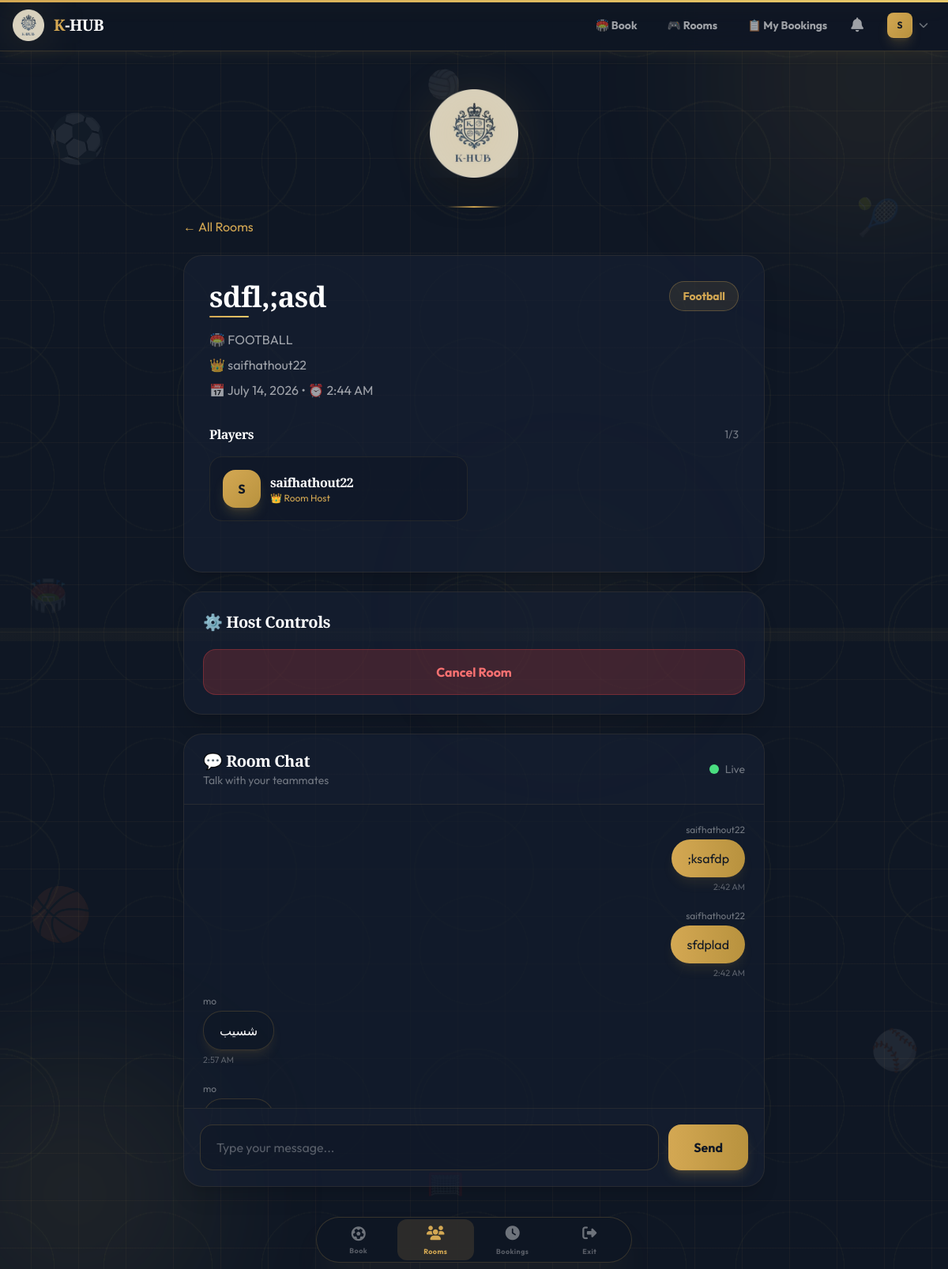
/teams/rooms/6/ (signed in), run on the app's committed database.
### accounts/models.py (models this page shows, shortened)
class User(AbstractBaseUser, PermissionsMixin):
    ROLE_CHOICES = [
        ('PLAYER', 'Player'),
        ('VENUE_OWNER', 'Venue Owner'),
        ('ADMIN', 'Admin'),
    ]
    email = models.EmailField(unique=True, db_index=True)
    username = models.CharField(max_length=50, unique=True, null=True, blank=True)
    role = models.CharField(max_length=20, choices=ROLE_CHOICES, default='PLAYER')
    is_active = models.BooleanField(default=True)
    is_staff = models.BooleanField(default=False)
    date_joined = models.DateTimeField(default=timezone.now)
    objects = UserManager()
    USERNAME_FIELD = 'email'
    REQUIRED_FIELDS = []
    class Meta:
        indexes = [
            models.Index(fields=['email']),
            models.Index(fields=['role']),
        ]
    @property
    def is_player(self):
        return self.role == 'PLAYER'

### teams/models.py (models this page shows, shortened)
class GameRoom(models.Model):
    STATUS_CHOICES = [
        ('OPEN', 'Open'),
        ('FULL', 'Full'),
        ('STARTED', 'Started'),
        ('CANCELLED', 'Cancelled'),
    ]
    SPORT_CHOICES = [
        ('FOOTBALL', 'Football'),
        ('PADEL', 'Padel'),
        ('PADOAL', 'Padoal'),
    ]
    title = models.CharField(max_length=100)
    host = models.ForeignKey(
        settings.AUTH_USER_MODEL,
        on_delete=models.CASCADE,
        related_name='hosted_rooms'
    )
    sport_type = models.CharField(max_length=20, choices=SPORT_CHOICES)
    max_players = models.IntegerField(default=4)
    date = models.DateField()
    time = models.TimeField()
    city = models.CharField(max_length=100, default='Cairo', blank=True)
    is_active = models.BooleanField(default=True)
    status = models.CharField(max_length=20, choices=STATUS_CHOICES, default='OPEN')
    created_at = models.DateTimeField(auto_now_add=True)
    def players_joined(self):
        return RoomPlayer.objects.filter(room=self, status='JOINED').count()

class RoomPlayer(models.Model):
    STATUS_CHOICES = [
        ('JOINED', 'Joined'),
        ('LEFT', 'Left'),
    ]
    room = models.ForeignKey(GameRoom, on_delete=models.CASCADE, related_name='players')
    player = models.ForeignKey(
        settings.AUTH_USER_MODEL,
        on_delete=models.CASCADE,
        related_name='room_players'
    )
    status = models.CharField(max_length=10, choices=STATUS_CHOICES, default='JOINED')
    joined_at = models.DateTimeField(auto_now_add=True)
    class Meta:
        unique_together = ['room', 'player']

class RoomChat(models.Model):
    room = models.ForeignKey(GameRoom, on_delete=models.CASCADE, related_name='chats')
    sender = models.ForeignKey(
        settings.AUTH_USER_MODEL,
        on_delete=models.CASCADE,
        related_name='room_chats'
    )
    message = models.TextField()
    created_at = models.DateTimeField(auto_now_add=True)
    class Meta:
        ordering = ['created_at']

### teams/views.py (the view)
# urls.py: path('rooms/<int:room_id>/', views.room_detail, name='room_detail'),
@player_required
def room_detail(request, room_id):
    room = get_object_or_404(GameRoom, id=room_id)
    players = RoomPlayer.objects.filter(room=room).select_related('player')
    chat_messages = RoomChat.objects.filter(room=room).order_by('created_at')[:50]
    players_count = players.count()
    is_host = request.user == room.host
    is_in_room = RoomPlayer.objects.filter(room=room, player=request.user).exists()
    spots_left = room.max_players - players_count
    context = {
        'room': room,
        'players': players,
        'chat_messages': chat_messages,
        'is_host': is_host,
        'is_in_room': is_in_room,
        'spots_left': spots_left,
    }
    return render(request, 'teams/room_detail.html', context)

### notifications/context_processors.py (called while the page is built)
def unread_count(request):
    if request.user.is_authenticated:
        count = Notification.objects.filter(user=request.user, is_read=False).count()
        return {'unread_notifications_count': count}
    return {'unread_notifications_count': 0}

### teams/templates/teams/room_detail.html (shortened to what this page needs)
{% extends 'base.html' %}
{% load static %}
{% block content %}
<div class="max-w-3xl mx-auto animate-fade-up px-4">
    <a href="{% url 'teams:room_list' %}"
       class="inline-flex items-center gap-2 mb-6 text-[#D4A853] hover:text-[#E8C96A] transition">
        ← All Rooms
    </a>
    <div class="rounded-3xl bg-[#162035]/60 backdrop-blur-xl border border-[#D4A853]/10 shadow-xl p-8 hover:border-[#D4A853]/30 transition">
        <div class="flex justify-between items-start">
            <div>
                <h1 class="text-4xl font-black text-white">{{ room.title }}</h1>
                <div class="gold-line mt-2"></div>
                <div class="mt-4 space-y-2 text-white/60">
                    <p>🏟️ {{ room.court_name|default:room.sport_type }}</p>
                    <p>👑 {{ room.host.username }}</p>
                    <p>📅 {{ room.date }} {% if room.time %}• ⏰ {{ room.time|time:"g:i A" }}{% endif %}</p>
                </div>
            </div>
            <span class="bg-[#D4A853]/10 text-[#D4A853] rounded-full px-4 py-2 font-bold text-sm border border-[#D4A853]/30">
                {{ room.get_sport_type_display }}
            </span>
        </div>
        <div class="mt-8">
            <div class="flex justify-between items-center mb-4">
                <h2 class="font-bold text-white">Players</h2>
                <span class="text-sm text-white/40">{{ room.players_joined }}/{{ room.max_players }}</span>
            </div>
            <div class="grid md:grid-cols-2 gap-4">
                {% for rp in players %}
                <div class="rounded-2xl bg-[#0f1724]/50 border border-[#D4A853]/10 p-4 flex items-center justify-between hover:border-[#D4A853]/30 transition">
                    <div class="flex items-center gap-3">
                        <div class="w-12 h-12 rounded-2xl bg-gradient-to-br from-[#D4A853] to-[#B8923E] text-[#0f1724] flex items-center justify-center font-bold shadow-lg shadow-[#D4A853]/20">
                            {{ rp.player.username|first|upper }}
                        </div>
                        <div>
                            <h3 class="font-semibold text-white">{{ rp.player.username }}</h3>
                            {% if rp.player == room.host %}
                            <p class="text-xs text-[#D4A853]">👑 Room Host</p>
                            {% endif %}
                        </div>
                    </div>
                </div>
                {% endfor %}
            </div>
        </div>
    </div>
    {% if is_host %}
    <div class="mt-6 rounded-3xl bg-[#162035]/60 backdrop-blur-xl border border-[#D4A853]/10 shadow-xl p-6 hover:border-[#D4A853]/30 transition">
        <h2 class="text-xl font-bold text-white mb-5">⚙️ Host Controls</h2>
        <a href="{% url 'teams:cancel_room' room.id %}"
           class="block text-center bg-red-500/20 border border-red-500/30 text-red-400 hover:bg-red-500 hover:text-white rounded-2xl py-4 font-bold transition">
            Cancel Room
        </a>
    </div>
    {% endif %}
<div class="mt-6 rounded-3xl bg-[#162035]/60 backdrop-blur-xl border border-[#D4A853]/10 shadow-xl overflow-hidden hover:border-[#D4A853]/30 transition">
    <div class="px-6 py-5 border-b border-[#D4A853]/10 flex items-center justify-between">
        <div>
            <h2 class="text-xl font-bold text-white">💬 Room Chat</h2>
            <p class="text-sm text-white/40">Talk with your teammates</p>
        </div>
        <div class="flex items-center gap-2">
            <span class="w-3 h-3 rounded-full bg-green-400 animate-pulse" id="online-indicator"></span>
            <span class="text-sm text-white/40">Live</span>
        </div>
    </div>
    <div id="chat-box" class="h-96 overflow-y-auto p-6 space-y-5 bg-[#0f1724]/30">
        {% for msg in chat_messages %}
        <div class="flex {% if msg.sender == request.user %}justify-end{% else %}justify-start{% endif %}">
            <div class="max-w-[80%]">
                <p class="text-xs text-white/40 mb-1 {% if msg.sender == request.user %}text-right{% endif %}">
                    {{ msg.sender.username }}
                </p>
                <div class="{% if msg.sender == request.user %}bg-gradient-to-r from-[#D4A853] to-[#B8923E] text-[#0f1724]{% else %}bg-[#0f1724]/50 border border-[#D4A853]/20 text-white{% endif %} rounded-3xl px-5 py-3 shadow-lg shadow-[#D4A853]/10">
                    {{ msg.message }}
                </div>
                <p class="text-[11px] text-white/30 mt-1 {% if msg.sender == request.user %}text-right{% endif %}">
                    {{ msg.created_at|time:"g:i A" }}
                </p>
            </div>
        </div>
        {% empty %}
        <div class="text-center py-24">
            <div class="text-5xl mb-3">💬</div>
            <p class="text-white/40">No messages yet.</p>
            <p class="text-sm text-white/30">Be the first to say hello!</p>
        </div>
        {% endfor %}
    </div>
    {% if is_in_room %}
    <div class="border-t border-[#D4A853]/10 p-5">
        <form method="POST" id="chat-form" class="flex gap-3">
            <input type="text"
                   name="message"
                   id="chat-input"
                   autocomplete="off"
                   placeholder="Type your message..."
                   class="flex-1 rounded-2xl border border-[#D4A853]/20 bg-[#0f1724]/50 text-white placeholder-white/30 px-5 py-4 outline-none focus:border-[#D4A853] focus:ring-2 focus:ring-[#D4A853]/30 transition">
            <button type="submit"
                    class="bg-gradient-to-r from-[#D4A853] to-[#B8923E] hover:from-[#E8C96A] hover:to-[#C9A227] text-[#0f1724] rounded-2xl px-8 font-bold transition shadow-lg shadow-[#D4A853]/20 hover:shadow-[#D4A853]/40">
                Send
            </button>
        </form>
    </div>
    {% endif %}
</div>
{% endblock %}

### templates/navbar.html (shortened to what this page needs)
{% load static %}
<nav class="hidden md:block bg-[#0f1724]/95 backdrop-blur-xl border-b border-[#D4A853]/20 sticky top-0 z-50 shadow-lg shadow-[#D4A853]/5">
    <div class="container mx-auto px-4 max-w-7xl">
        <div class="flex items-center justify-between h-16">
            <a href="/" class="flex items-center gap-3 transition hover:scale-105 duration-300">
                <div class="relative">
                    <img src="{% static 'img/logo.png' %}" alt="K-HUB" class="w-10 h-10  ">
                </div>
                <span class="text-xl font-black tracking-tight text-white" style="font-family: 'Cinzel', serif;">
                    <span class="text-[#D4A853]">K</span>-HUB
                </span>
            </a>
            {% if user.is_authenticated %}
            <div class="flex items-center gap-1">
                {% if user.is_player %}
                    <a href="{% url 'booking:browse_fields' %}" class="px-4 py-2 text-sm font-bold text-white/60 hover:text-[#D4A853] hover:bg-[#D4A853]/10 rounded-lg transition border border-transparent hover:border-[#D4A853]/20">
                        🏟️ Book
                    </a>
                    <a href="{% url 'teams:room_list' %}" class="px-4 py-2 text-sm font-bold text-white/60 hover:text-[#D4A853] hover:bg-[#D4A853]/10 rounded-lg transition border border-transparent hover:border-[#D4A853]/20">
                        🎮 Rooms
                    </a>
                    <a href="{% url 'booking:history' %}" class="px-4 py-2 text-sm font-bold text-white/60 hover:text-[#D4A853] hover:bg-[#D4A853]/10 rounded-lg transition border border-transparent hover:border-[#D4A853]/20">
                        📋 My Bookings
                    </a>
                {% endif %}
                <a href="{% url 'notifications:list' %}" class="relative p-2 text-white/60 hover:text-[#D4A853] transition border border-transparent hover:border-[#D4A853]/20 rounded-lg hover:bg-[#D4A853]/10">
                    <i class="fas fa-bell text-lg"></i>
                </a>
                <div class="relative ml-2">
                    <button onclick="document.getElementById('userDropdown').classList.toggle('hidden')" class="flex items-center gap-2 p-2 hover:bg-[#D4A853]/10 rounded-lg transition border border-transparent hover:border-[#D4A853]/20">
                        <div class="w-8 h-8 rounded-lg bg-gradient-to-br from-[#D4A853] to-[#B8923E] flex items-center justify-center text-[#0f1724] font-bold text-xs shadow-lg shadow-[#D4A853]/20 border border-[#D4A853]/30">
                            {{ user.username|first|upper }}
                        </div>
                        <i class="fas fa-chevron-down text-xs text-white/40"></i>
                    </button>
                </div>
            </div>
            {% endif %}
        </div>
    </div>
</nav>

### templates/base.html (style rules this page uses)
:root { --gold: #D4A853; --gold-light: #E8C96A; --gold-dark: #B8923E; --gold-glow: rgba(212, 168, 83, 0.3); --navy: #0f1724; --navy-dark: #0A0F1E; --navy-light: #1A2A4A; --navy-card: #162035; --beige: #F0E8D8; --beige-light: #F8F4EC; --cream: #FDFBF7; --white: #FFFFFF; --shadow: rgba(15, 23, 36, 0.3); --shadow-gold: rgba(212, 168, 83, 0.15); }
* { margin: 0; padding: 0; box-sizing: border-box; }
body { background: var(--navy); color: var(--beige); min-height: 100vh; font-family: 'Outfit', sans-serif; font-weight: 400; overflow-x: hidden; -webkit-font-smoothing: antialiased; position: relative; }
body::before { content: ''; position: fixed; inset: 0; background-image: repeating-linear-gradient(0deg, transparent, transparent 39px, rgba(212,168,83,0.05) 39px, rgba(212,168,83,0.05) 40px), repeating-linear-gradient(90deg, transparent, transparent 39px, rgba(212,168,83,0.05) 39px, rgba(212,168,83,0.05) 40px), radial-gradient(circle at 50% 50%, transparent 0%, transparent 35%, rgba(212,168,83,0.04) 35%, rgba(212,168,83,0.04) 36%, transparent 36%), radial-gradient(circle at 50% 50%, transparent 0%, transparent 48%, rgba(212,168,83,0.04) 48%, rgba(212,168,83,0.04) 49%, transparent 49%), repeating-linear-gradient(180deg, transparent, transparent 49.5%, rgba(212,168,83,0.04) 49.5%, rgba(212,168,83,0.04) 50.5%, transparent 50.5%); background-size: 60px 60px, 60px 60px, 300px 300px, 200px 200px, 100% 100%; background-position: 0 0, 0 0, 50% 50%, 50% 50%, 50% 50%; pointer-events: none; z-index: 0; }
h1, h2, h3, h4 { font-family: 'Cinzel', serif; font-weight: 700; letter-spacing: -0.5px; }
body::after { content: ''; position: fixed; top: 0; left: 0; right: 0; height: 3px; background: linear-gradient(90deg, var(--gold), var(--gold-light), var(--gold-dark), var(--gold)); background-size: 300% 100%; animation: goldSlide 3s linear infinite; z-index: 100; box-shadow: 0 0 30px rgba(212, 168, 83, 0.2); }
.gold-line { width: 50px; height: 2px; background: linear-gradient(90deg, var(--gold), var(--gold-light)); border-radius: 4px; margin: 8px 0; }
.animate-fade-up { animation: fadeUp 0.6s cubic-bezier(0.4, 0, 0.2, 1) forwards; }

### teams/templates/teams/room_detail.html (style rules this page uses)
.gold-line { width: 50px; height: 2px; background: linear-gradient(90deg, #D4A853, #E8C96A); border-radius: 4px; margin: 4px 0 8px 0; }

### data on the page
User: username|first "S"
GameRoom: title "sdfl,;asd", court_name "FOOTBALL", host.username "saifhathout22", date "July 14, 2026", time "2:44 AM", sport_type "Football", players_joined "1", max_players "3"
RoomPlayer: player.username|first "S", player.username "saifhathout22", shows "👑 Room Host"
RoomChat: sender.username "saifhathout22", message ";ksafdp", created_at "2:42 AM"
RoomChat: sender.username "saifhathout22", message "sfdplad", created_at "2:42 AM"
RoomChat: sender.username "mo", message "شسيب", created_at "2:57 AM"
RoomChat: sender.username "mo"
